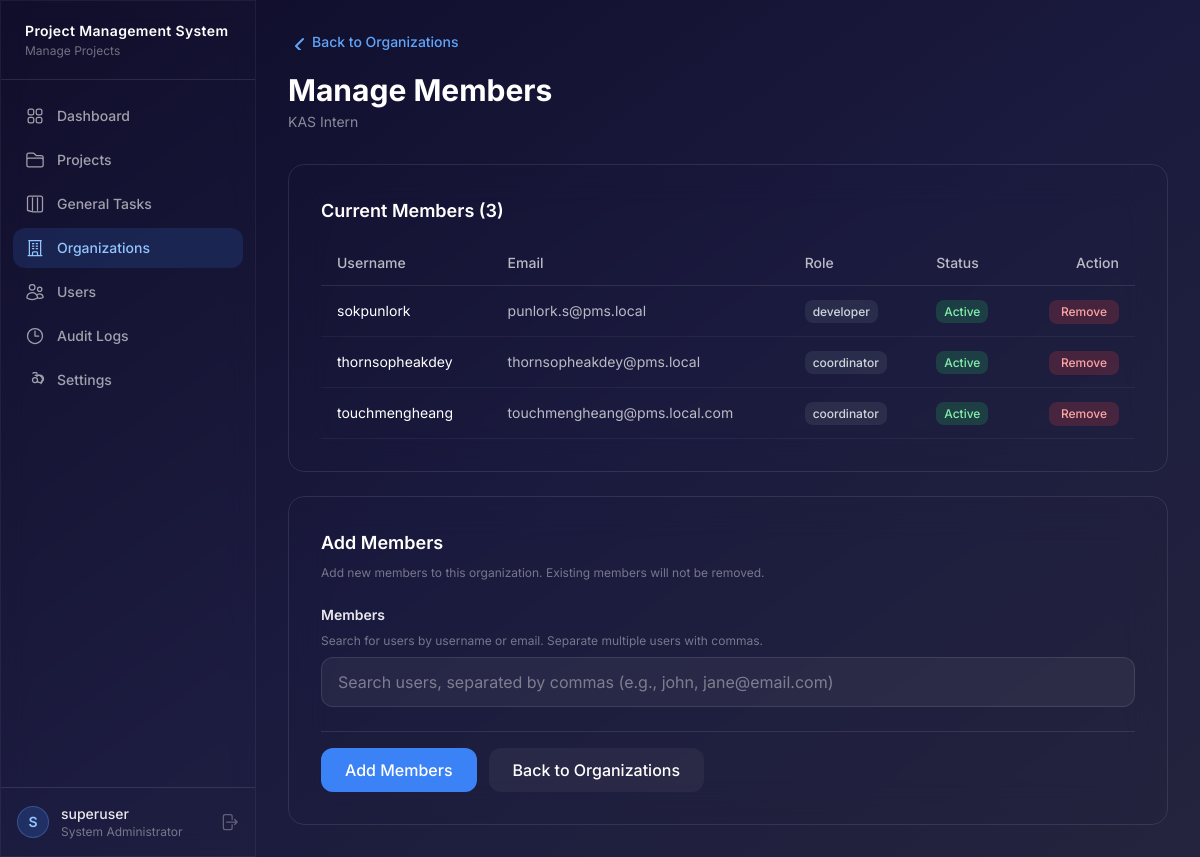
The page /organizations/3/members/ (signed in) on the database as committed earlier.
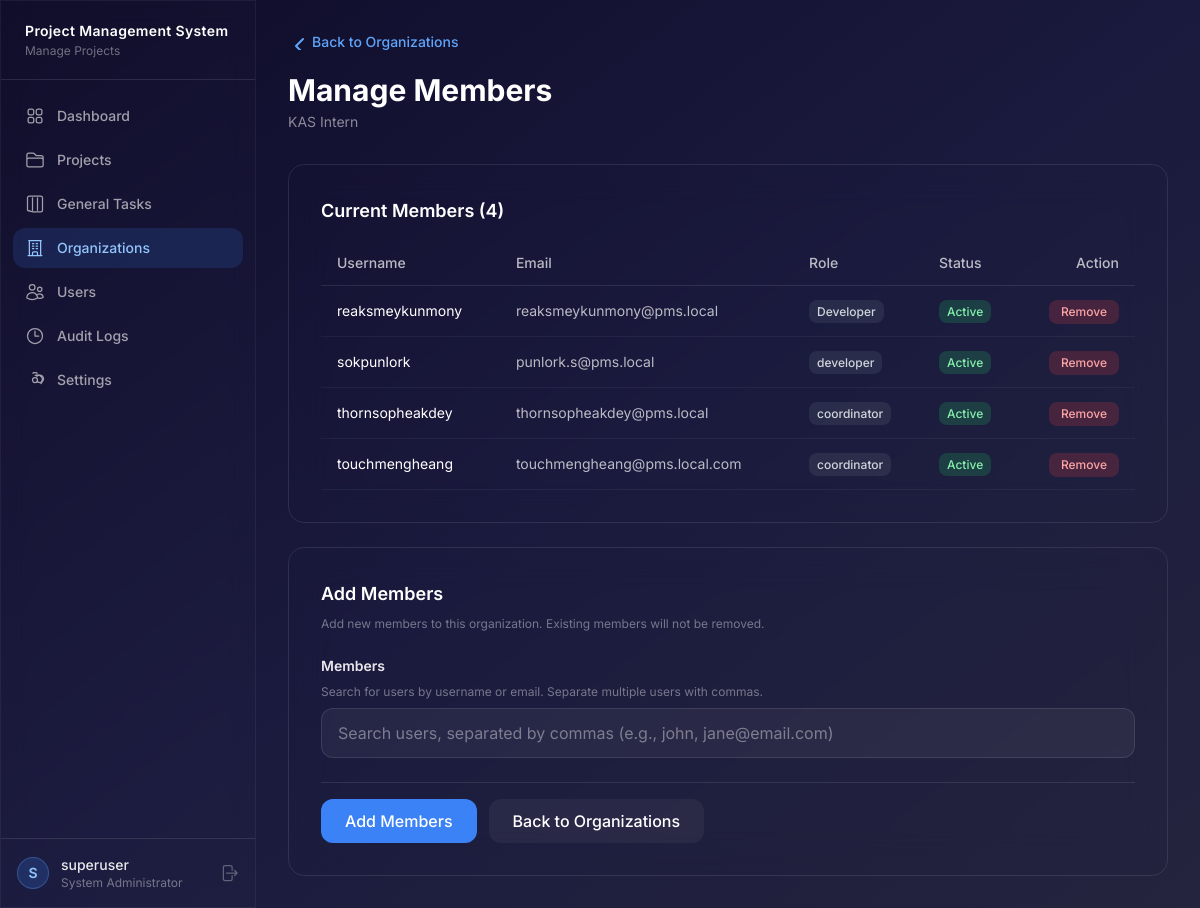
The same page on the database as committed later.
### organizations/models.py (models this page shows, shortened)
class Organization(models.Model):
    name = models.CharField(max_length=200, unique=True)
    description = models.TextField(blank=True)
    members = models.ManyToManyField(
        settings.AUTH_USER_MODEL,
        blank=True,
        related_name="member_organizations",
        help_text="Users who belong to this organization.",
    )
    created_by = models.ForeignKey(
        settings.AUTH_USER_MODEL,
        on_delete=models.SET_NULL,
        null=True,
        related_name="created_organizations",
    )
    created_at = models.DateTimeField(auto_now_add=True)
    updated_at = models.DateTimeField(auto_now=True)
    class Meta:
        ordering = ["name"]

### accounts/models.py (models this page shows, shortened)
class User(AbstractUser):
    role = models.ForeignKey(
        Role, on_delete=models.SET_NULL, null=True, blank=True, related_name="users"
    )
    admin_organization = models.ForeignKey(
        "organizations.Organization",
        on_delete=models.SET_NULL,
        null=True,
        blank=True,
        related_name="administrators",
        help_text="Organization this user administrates (only for Administrator role).",
    )
    is_auto_generated = models.BooleanField(
        default=False,
        help_text="Auto-generated accounts are inactive until password reset.",
    )
    perm_create_users = models.BooleanField(null=True, blank=True)
    perm_manage_projects = models.BooleanField(null=True, blank=True)
    perm_manage_tasks = models.BooleanField(null=True, blank=True)
    perm_move_task_stages = models.BooleanField(null=True, blank=True)
    perm_move_task_categories = models.BooleanField(null=True, blank=True)
    perm_reject_testing = models.BooleanField(null=True, blank=True)
    perm_add_project_notes = models.BooleanField(null=True, blank=True)
    perm_view_assigned_only = models.BooleanField(null=True, blank=True)
    perm_manage_organizations = models.BooleanField(null=True, blank=True)
    class Meta:
        ordering = ["username"]
    def is_system_admin(self):
        return self.role and self.role.name == Role.SYSTEM_ADMINISTRATOR

class Role(models.Model):
    SYSTEM_ADMINISTRATOR = "system_administrator"
    ADMINISTRATOR = "administrator"
    COORDINATOR = "coordinator"
    DEVELOPER = "developer"
    ROLE_CHOICES = [
        (SYSTEM_ADMINISTRATOR, "System Administrator"),
        (ADMINISTRATOR, "Administrator"),
        (COORDINATOR, "Coordinator"),
        (DEVELOPER, "Developer"),
    ]
    name = models.CharField(max_length=30, choices=ROLE_CHOICES, unique=True)
    description = models.TextField(blank=True)
    can_create_users = models.BooleanField(default=False)
    can_manage_projects = models.BooleanField(default=False)
    can_manage_tasks = models.BooleanField(default=False)
    can_move_task_stages = models.BooleanField(default=False)
    can_move_task_categories = models.BooleanField(default=False)
    can_reject_testing = models.BooleanField(default=False)
    can_add_project_notes = models.BooleanField(default=False)
    can_view_assigned_only = models.BooleanField(default=False)
    can_manage_organizations = models.BooleanField(default=False)
    class Meta:
        ordering = ["name"]
    def __str__(self):
        return self.get_name_display()

### organizations/views.py (the view, shortened to what this page needs)
# urls.py: path("<int:pk>/members/", views.organization_members, name="org_members"),
@login_required
def organization_members(request, pk):
    if not request.user.is_system_admin():
        messages.error(request, "Only system administrators can manage organization members.")
        return redirect("dashboard")
    org = get_object_or_404(Organization, pk=pk)
    form = OrganizationMembersForm(request.POST or None)
    return render(request, "organizations/org_members.html", {"form": form, "org": org})

### organizations/forms.py (shortened to what this page needs)
class OrganizationMembersForm(forms.ModelForm):
    members_search = forms.CharField(
        label="Members",
        required=False,
        widget=forms.TextInput(attrs={
            "class": GLASS_INPUT + " user-search-field",
            "placeholder": "Search users, separated by commas (e.g., john, jane@email.com)",
            "autocomplete": "off",
            "data-field-type": "user-search-multi",
        }),
    )
    class Meta:
        model = Organization
        fields = []

### templates/organizations/org_members.html (shortened to what the changed rows need)
{% extends "base.html" %}
{% block content %}
<div class="max-w-5xl">
    <div class="mb-8">
        <a href="{% url 'organizations:org_list' %}" class="text-blue-400 hover:text-blue-300 text-sm font-medium inline-flex items-center gap-2">
            <svg class="w-4 h-4" fill="none" stroke="currentColor" stroke-width="2"><path stroke-linecap="round" stroke-linejoin="round" d="M15 19l-7-7 7-7"/></svg>
            Back to Organizations
        </a>
        <h1 class="text-3xl font-bold text-white mt-4">Manage Members</h1>
        <p class="text-white/50 text-sm mt-1">{{ org.name }}</p>
    </div>
    <div class="glass rounded-2xl p-8 mb-6">
        <h2 class="text-lg font-semibold text-white mb-4">Current Members ({{ org.members.count }})</h2>
        {% if org.members.exists %}
        <div class="overflow-x-auto">
            <table class="w-full">
                <thead>
                    <tr class="border-b border-white/10">
                        <th class="text-left py-3 px-4 text-sm font-medium text-white/70">Username</th>
                        <th class="text-left py-3 px-4 text-sm font-medium text-white/70">Email</th>
                        <th class="text-left py-3 px-4 text-sm font-medium text-white/70">Role</th>
                        <th class="text-left py-3 px-4 text-sm font-medium text-white/70">Status</th>
                        <th class="text-right py-3 px-4 text-sm font-medium text-white/70">Action</th>
                    </tr>
                </thead>
                <tbody>
                    {% for member in org.members.all %}
                    <tr class="border-b border-white/5 hover:bg-white/5 transition-colors">
                        <td class="py-3 px-4 text-sm text-white">{{ member.username }}</td>
                        <td class="py-3 px-4 text-sm text-white/70">{{ member.email }}</td>
                        <td class="py-3 px-4 text-sm">
                            <span class="px-2 py-1 rounded-lg text-xs font-medium
                                {% if member.role.name == 'System Administrator' %}bg-purple-500/20 text-purple-300
                                {% elif member.role.name == 'Administrator' %}bg-blue-500/20 text-blue-300
                                {% elif member.role.name == 'Coordinator' %}bg-green-500/20 text-green-300
                                {% else %}bg-gray-500/20 text-gray-300{% endif %}">
                                {{ member.role.name }}
                            </span>
                        </td>
                        <td class="py-3 px-4 text-sm">
                            {% if member.is_active %}
                            <span class="px-2 py-1 rounded-lg bg-green-500/20 text-green-300 text-xs font-medium">Active</span>
                            {% else %}
                            <span class="px-2 py-1 rounded-lg bg-red-500/20 text-red-300 text-xs font-medium">Inactive</span>
                            {% endif %}
                        </td>
                        <td class="py-3 px-4 text-right">
                            <form method="post" action="{% url 'organizations:remove_member' org.pk member.pk %}" style="display: inline;">
                                <button type="submit"
                                        onclick="return confirm('Remove {{ member.username }} from this organization?')"
                                        class="px-3 py-1 bg-red-500/20 hover:bg-red-500/30 text-red-300 text-xs font-medium rounded-lg transition-all">
                                    Remove
                                </button>
                            </form>
                        </td>
                    </tr>
                    {% endfor %}
                </tbody>
            </table>
        </div>
        {% endif %}
    </div>
    <div class="glass rounded-2xl p-8">
        <h2 class="text-lg font-semibold text-white mb-2">Add Members</h2>
        <form method="post" class="space-y-6">
            {% for field in form %}
            <div class="relative">
                <label for="{{ field.id_for_label }}" class="block text-sm font-semibold text-white/90 mb-2">
                    {{ field.label }}
                </label>
                <p class="text-xs text-white/40 mb-2">Search for users by username or email. Separate multiple users with commas.</p>
                {{ field }}
            </div>
            {% endfor %}
        </form>
    </div>
</div>
{% endblock %}

Rows that differ between the two databases and show on the page:
computed for Organization "KAS Intern": members.count "3" → "4"
added User: username "reaksmeykunmony", email "reaksmeykunmony@pms.local", role.name "Developer", is_active "Active"
